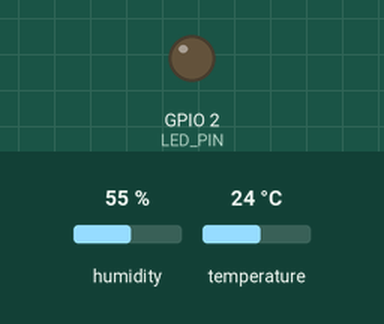
Simulated run of this sketch. Board: ESP32. On the bench: output pins drawn as LEDs (lit = HIGH). Inputs (shaded band) come from the test bench; at power-on: humidity 55 %, temperature 24 °C. Random numbers use the default seed unless the sketch sets one.

Above: at 29.1 s.
At 57.2 s:
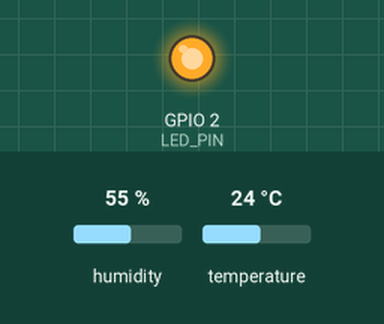
Timing chart, 0 to 84.4 s (numbered marks = the images above):
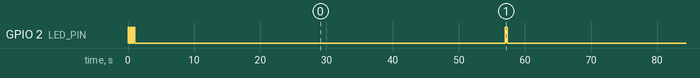

The sketch:

ProjetoEspNowDHT11.ino
```cpp
#include <esp_now.h>
#include <WiFi.h>
#include <DHT.h>
#include <ArduinoJson.h>

// === CONFIGURAÇÕES ===
#define ID "10-2"
#define DHTPIN 4
#define DHTTYPE DHT11
#define LED_PIN 2
#define INTERVALO_BASE_MS   60000
#define INTERVALO_RANDOM_MS 5000
#define MAX_IDS_VISTOS      20

// Configuração da Serial de Comunicação (Se quiser usar pinos dedicados)
// Por padrão, usaremos a Serial0 (Pinos TX=1 e RX=3 conectados ao outro ESP)
#define SERIAL_COM Serial2

uint8_t broadcastAddress[] = {0xFF, 0xFF, 0xFF, 0xFF, 0xFF, 0xFF};

String idsVistos[MAX_IDS_VISTOS];
int    idxIdsVistos = 0;

unsigned long ultimoEnvio = 0;
unsigned long intervaloAtual = INTERVALO_BASE_MS;
int contadorMensagens = 0;

DHT dht(DHTPIN, DHTTYPE);

void piscarLED(int tempo = 50) {
  digitalWrite(LED_PIN, HIGH);
  delay(tempo);
  digitalWrite(LED_PIN, LOW);
}

String macParaString(const uint8_t* mac) {
  char buf[18];
  snprintf(buf, sizeof(buf), "%02X:%02X:%02X:%02X:%02X:%02X",
           mac[0], mac[1], mac[2], mac[3], mac[4], mac[5]);
  return String(buf);
}

bool jaVisto(const String& id) {
  for (int i = 0; i < MAX_IDS_VISTOS; i++) {
    if (idsVistos[i] == id) return true;
  }
  return false;
}

void registrarID(const String& id) {
  idsVistos[idxIdsVistos] = id;
  idxIdsVistos = (idxIdsVistos + 1) % MAX_IDS_VISTOS;
}

void sortearProximoIntervalo() {
  long aleatorio = random(-INTERVALO_RANDOM_MS, INTERVALO_RANDOM_MS);
  intervaloAtual = INTERVALO_BASE_MS + aleatorio;
}

void enviarTextoESPNow(const String& textoJson, bool piscarLongo = false) {
  esp_now_send(broadcastAddress, (const uint8_t *)textoJson.c_str(), textoJson.length());
  piscarLED(piscarLongo ? 300 : 50);
}

void enviarACK(const char* idDestino) {
  StaticJsonDocument<128> doc;
  doc["tipo"] = "ack";
  doc["idDestino"] = idDestino;
  doc["idAck"] = ID;

  String jsonString;
  serializeJson(doc, jsonString);
  enviarTextoESPNow(jsonString, false);
}

// Modificado para espelhar o envio local na Serial TX
void montarEEnviarInternos() {
  float temperatura = dht.readTemperature();
  float umidade     = dht.readHumidity();

  if (isnan(temperatura) || isnan(umidade)) {
    return;
  }

  contadorMensagens++;

  StaticJsonDocument<256> doc;
  doc["tipo"] = "data";
  doc["id"] = ID;
  doc["temp"] = (int)temperatura;
  doc["umid"] = (int)umidade;
  doc["count"] = contadorMensagens;

  String jsonString;
  serializeJson(doc, jsonString);

  // 1. Envia via wireless na rede de borda
  String chave = String(ID) + "-" + String(contadorMensagens);
  registrarID(chave);
  enviarTextoESPNow(jsonString, true);

  // 2. ENVIAR VIA TX/RX PARA O GATEWAY (Adiciona quebra de linha \n no final)
  SERIAL_COM.println(jsonString);

  sortearProximoIntervalo();
}

void OnDataSent(const uint8_t *mac_addr, esp_now_send_status_t status) {}

// Modificado para que mensagens recebidas de vizinhos também sigam para o Gateway
void OnDataRecv(const uint8_t *mac, const uint8_t *incomingData, int len) {
  char buffer[len + 1];
  memcpy(buffer, incomingData, len);
  buffer[len] = '\0';
  String jsonRecebido = String(buffer);

  StaticJsonDocument<256> doc;
  DeserializationError erro = deserializeJson(doc, jsonRecebido);
  if (erro) return;

  String tipo = doc["tipo"] | "";

  if (tipo == "ack") return;

  if (tipo == "data") {
    String idOrigem = doc["id"] | "";
    int count = doc["count"] | 0;

    enviarACK(idOrigem.c_str());

    String chave = idOrigem + "-" + String(count);
    if (jaVisto(chave)) return;
    registrarID(chave);

    // Repassa via rádio se não for seu
    if (idOrigem != ID) {
      enviarTextoESPNow(jsonRecebido, false);

      // ENVIA VIA TX/RX PARA O GATEWAY (O dado do vizinho também sobe para a nuvem!)
      SERIAL_COM.println(jsonRecebido);
    }
  }
}

void setup() {
  // Inicializa a serial compartilhada para log e comunicação TX/RX
  SERIAL_COM.begin(115200, SERIAL_8N1, 16, 17);
  randomSeed(analogRead(0));
  pinMode(LED_PIN, OUTPUT);
  dht.begin();

  for (int i = 0; i < 3; i++) { piscarLED(200); delay(200); }

  WiFi.mode(WIFI_STA);

  if (esp_now_init() != ESP_OK) return;

  esp_now_register_send_cb(OnDataSent);
  esp_now_register_recv_cb(OnDataRecv);

  esp_now_peer_info_t peerInfo;
  memset(&peerInfo, 0, sizeof(peerInfo));
  memcpy(peerInfo.peer_addr, broadcastAddress, 6);
  peerInfo.channel = 0;
  peerInfo.encrypt = false;

  esp_now_add_peer(&peerInfo);

  ultimoEnvio = millis();
  sortearProximoIntervalo();
}

void loop() {
  unsigned long agora = millis();
  if (agora - ultimoEnvio >= intervaloAtual) {
    montarEEnviarInternos();
    ultimoEnvio = agora;
  }
  delay(100);
}
          
```

Measured:
- by itself, GPIO 2 (LED_PIN): HIGH → LOW at 0.20 s, → HIGH 0.20 s later, → LOW 0.20 s later, → HIGH 0.20 s later, … (9 changes in this stretch)
